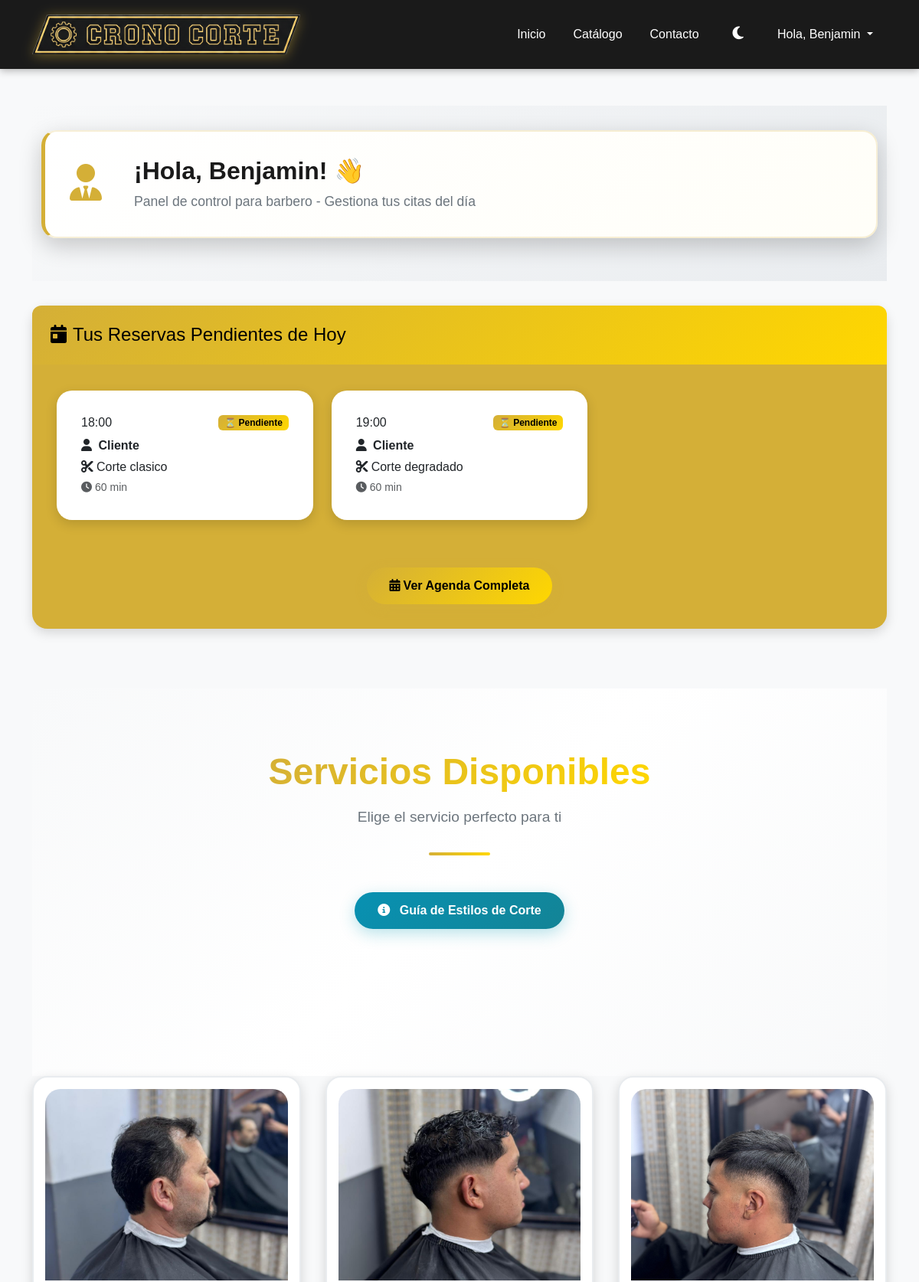
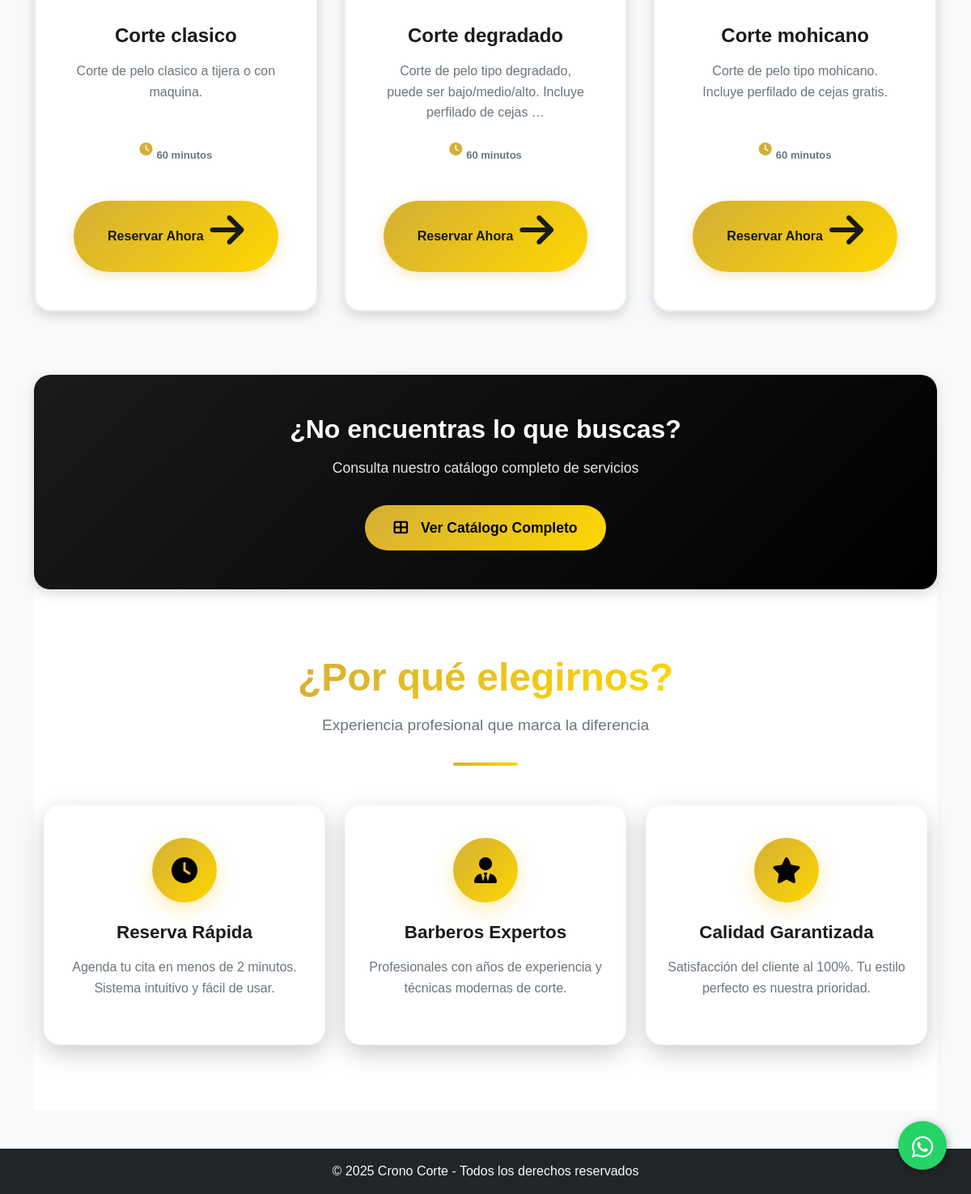
Screenshot of / (signed in) with the database file from the repository (2 pictures, top to bottom).
### agendabarber/models.py (models this page shows, shortened)
class Reserva(models.Model):
    cliente = models.ForeignKey(User, on_delete=models.CASCADE)
    barbero = models.ForeignKey(Barbero, on_delete=models.CASCADE)
    servicio = models.ForeignKey(Servicio, on_delete=models.CASCADE)
    inicio = models.DateTimeField(help_text="Hora de inicio de la reserva")
    fin = models.DateTimeField(null=True, blank=True)
    pagado = models.BooleanField(default=False)  # Changed: Now requires payment confirmation
    payment_method = models.CharField(max_length=50, default='mercadopago',
                                     help_text="Método de pago utilizado")
    estado = models.CharField(max_length=20, choices=ESTADO_CHOICES, default='Pendiente')  # Pendiente hasta que pase la hora
    objects = ReservaManager()  # Manager personalizado
    @property
    def esta_completada(self):
        from django.utils import timezone
        return self.fin and timezone.now() > self.fin

class Servicio(models.Model):
    nombre = models.CharField(max_length=100)
    descripcion = models.TextField(blank=True)
    precio = models.PositiveIntegerField()
    duracion_minutos = models.PositiveIntegerField(
        default=60,
        help_text="Duración del servicio en minutos"
    )
    imagen = models.ImageField(upload_to='servicios/', null=True, blank=True)

### agendabarber/views.py (the view)
# urls.py: path('', views.cargarInicio, name='inicio'),
def cargarInicio(request):
    servicios = Servicio.objects.all()[:3]
    context = {'servicios': servicios}
    if request.user.is_authenticated:
        hoy = date.today()
        try:
            barbero = Barbero.objects.get(usuario=request.user)
            reservas_hoy = Reserva.objects.filter(
                barbero=barbero,
                inicio__date=hoy
            ).select_related('cliente', 'servicio').order_by('inicio')
            context.update({
                'es_barbero': True,
                'reservas_hoy': reservas_hoy,
                'barbero': barbero
            })
        except Barbero.DoesNotExist:
            ahora = timezone.now()
            proximas_reservas = Reserva.objects.filter(
                cliente=request.user,
                inicio__gte=ahora,
                estado__in=['Pendiente', 'Confirmada']
            ).select_related('barbero', 'servicio').order_by('inicio')[:3]
            context.update({
                'es_cliente': True,
                'proximas_reservas': proximas_reservas
            })
    return render(request, 'inicio.html', context)

### agendabarber/templates/inicio.html (shortened to what this page needs)
{% extends 'base.html' %}
{% load static %}
{% block content %}
{% if not user.is_authenticated %}
<section class="hero-section">
    <div class="hero-image-bg">
        <img src="{% static 'agendabarber/img/hero-img.png' %}" alt="Barbería" class="hero-background-image">
    </div>
    <div class="hero-overlay-gradient"></div>
    <div class="container">
        <div class="row justify-content-center">
            <div class="col-12">
                <div class="hero-content animate-fade-in">
                    <h1 class="hero-title mb-4">
                        <span class="gradient-text">Crono Corte</span>
                    </h1>
                    <p class="hero-subtitle mb-5">
                        Transforma tu estilo con los mejores barberos profesionales.<br>
                        <strong>Reserva tu cita en segundos</strong>
                    </p>
                    <div class="hero-buttons">
                        <a href="{% url 'registro' %}" class="btn btn-hero-primary btn-lg">
                            <i class="fas fa-rocket me-2"></i>Comenzar Ahora
                        </a>
                        <a href="{% url 'login' %}" class="btn btn-hero-outline btn-lg">
                            <i class="fas fa-sign-in-alt me-2"></i>Iniciar Sesión
                        </a>
                    </div>
                </div>
            </div>
        </div>
    </div>
    <div class="hero-scroll-indicator">
        <i class="fas fa-chevron-down"></i>
    </div>
</section>
{% else %}
<div class="dashboard-welcome">
    <div class="container">
        <div class="row mb-4">
            <div class="col-12">
                <div class="welcome-card {% if user.is_superuser and not es_barbero %}admin-theme{% elif es_barbero %}barbero-theme{% else %}cliente-theme{% endif %}">
                    <div class="welcome-content">
                        <div class="welcome-icon">
                            <i class="fas {% if user.is_superuser and not es_barbero %}fa-crown{% elif es_barbero %}fa-user-tie{% else %}fa-user-circle{% endif %}"></i>
                        </div>
                        <div class="welcome-text">
                            <h2 class="welcome-title">
                                ¡Hola, {{ user.get_full_name|default:user.username }}! 👋
                            </h2>
                            <p class="welcome-subtitle">
                                {% if user.is_superuser and not es_barbero %}
                                    Panel de administración - Gestiona tu barbería y visualiza métricas
                                {% elif es_barbero %}
                                    Panel de control para barbero - Gestiona tus citas del día
                                {% else %}
                                    Tu espacio personal - Reserva y gestiona tus citas
                                {% endif %}
                            </p>
                        </div>
                    </div>
                </div>
            </div>
        </div>
    </div>
</div>
{% endif %}
{% if user.is_authenticated and es_barbero %}
<div class="row mb-5">
    <div class="col-12">
        <div class="card border-primary">
            <div class="card-header bg-primary text-white">
                <h4 class="mb-0">
                    <i class="fas fa-calendar-day me-2"></i>Tus Reservas Pendientes de Hoy
                </h4>
            </div>
            <div class="card-body">
                {% if reservas_hoy %}
                    <div class="row">
                        {% for reserva in reservas_hoy %}
                        <div class="col-md-6 col-lg-4 mb-3">
                            <div class="card border-warning">
                                <div class="card-body">
                                    <div class="d-flex justify-content-between align-items-start mb-2">
                                        <h6 class="card-title mb-0">{{ reserva.inicio|date:"H:i" }}</h6>
                                        {% if reserva.esta_completada %}
                                            <span class="badge bg-success">
                                                ✓ ${{ reserva.servicio.precio|floatformat:0 }}
                                            </span>
                                        {% else %}
                                            <span class="badge bg-warning">
                                                ⏳ Pendiente
                                            </span>
                                        {% endif %}
                                    </div>
                                    <p class="card-text mb-1">
                                        <i class="fas fa-user me-1"></i>
                                        <strong>{{ reserva.cliente.get_full_name|default:reserva.cliente.username }}</strong>
                                    </p>
                                    <p class="card-text mb-1">
                                        <i class="fas fa-cut me-1"></i>{{ reserva.servicio.nombre }}
                                    </p>
                                    <p class="card-text mb-0 text-muted small">
                                        <i class="fas fa-clock me-1"></i>{{ reserva.servicio.duracion_minutos }} min
                                    </p>
                                </div>
                            </div>
                        </div>
                        {% endfor %}
                    </div>
                    <div class="text-center mt-3">
                        <a href="{% url 'agenda_barbero' %}" class="btn btn-primary">
                            <i class="fas fa-calendar-alt me-1"></i>Ver Agenda Completa
                        </a>
                    </div>
                {% endif %}
            </div>
        </div>
    </div>
</div>
{% endif %}
{% if servicios %}
<section class="services-section">
    <div class="container">
        <div class="row mb-5">
            <div class="col-12 text-center">
                <div class="section-header">
                    <h2 class="section-title">
                        {% if user.is_authenticated %}
                            <span class="gradient-text">Servicios Disponibles</span>
                        {% else %}
                            <span class="gradient-text">Nuestros Servicios</span>
                        {% endif %}
                    </h2>
                    <p class="section-subtitle">
                        {% if not user.is_authenticated %}
                            Descubre nuestros servicios profesionales de barbería
                        {% else %}
                            Elige el servicio perfecto para ti
                        {% endif %}
                    </p>
                    <div class="section-divider"></div>
        <div class="row mt-5">
            <div class="col-12 text-center">
                <button type="button" class="btn btn-info-custom" data-bs-toggle="modal" data-bs-target="#infoModal">
                    <i class="fas fa-info-circle me-2"></i>
                    Guía de Estilos de Corte
                </button>
            </div>
        </div>
    </div>
</section>
        <div class="services-grid">
            {% for servicio in servicios %}
            <div class="service-card-wrapper" data-aos="fade-up" data-aos-delay="{{ forloop.counter0|add:100 }}">
                <div class="service-card">
                    <div class="service-image-container">
                        <img src="{{ servicio.imagen.url }}" class="service-image" alt="{{ servicio.nombre }}">
                    </div>
                    <div class="service-content">
                        <h3 class="service-title">{{ servicio.nombre }}</h3>
                        <p class="service-description">
                            {{ servicio.descripcion|truncatewords:12 }}
                        </p>
                        <div class="service-duration">
                            <i class="fas fa-clock"></i>
                            <span>{{ servicio.duracion_minutos }} minutos</span>
                        </div>
                    </div>
                    <div class="service-footer">
                        <a href="{% url 'crear_reserva' %}?servicio_id={{ servicio.id }}" class="btn-service-book">
                            <span>Reservar Ahora</span>
                            <i class="fas fa-arrow-right"></i>
                        </a>
                    </div>
                </div>
            </div>
            {% endfor %}
        </div>
        <div class="row mt-5">
            <div class="col-12 text-center">
                <div class="cta-section">
                    <h3 class="cta-title">¿No encuentras lo que buscas?</h3>
                    <p class="cta-subtitle">Consulta nuestro catálogo completo de servicios</p>
                    <a href="{% url 'catalogo' %}" class="btn btn-cta">
                        <i class="fas fa-th-large me-2"></i>Ver Catálogo Completo
                    </a>
                </div>
            </div>
        </div>
{% endif %}
<section class="features-section">
    <div class="container">
        <div class="row mb-5">
            <div class="col-12 text-center">
                <h2 class="section-title">
                    <span class="gradient-text">¿Por qué elegirnos?</span>
                </h2>
                <p class="section-subtitle">Experiencia profesional que marca la diferencia</p>
                <div class="section-divider"></div>
            </div>
        </div>
        <div class="row g-4">
            <div class="col-md-4" data-aos="fade-up" data-aos-delay="100">
                <div class="feature-card">
                    <div class="feature-icon">
                        <i class="fas fa-clock"></i>
                    </div>
                    <h4 class="feature-title">Reserva Rápida</h4>
                    <p class="feature-description">
                        Agenda tu cita en menos de 2 minutos. Sistema intuitivo y fácil de usar.
                    </p>
                </div>
            </div>
            <div class="col-md-4" data-aos="fade-up" data-aos-delay="200">
                <div class="feature-card">
                    <div class="feature-icon">
                        <i class="fas fa-user-tie"></i>
                    </div>
                    <h4 class="feature-title">Barberos Expertos</h4>
                    <p class="feature-description">
                        Profesionales con años de experiencia y técnicas modernas de corte.
                    </p>
                </div>
            </div>
            <div class="col-md-4" data-aos="fade-up" data-aos-delay="300">
                <div class="feature-card">
                    <div class="feature-icon">
                        <i class="fas fa-star"></i>
                    </div>
                    <h4 class="feature-title">Calidad Garantizada</h4>
                    <p class="feature-description">
                        Satisfacción del cliente al 100%. Tu estilo perfecto es nuestra prioridad.
                    </p>
                </div>
            </div>
        </div>
{% endblock %}

### agendabarber/templates/base.html (shortened to what this page needs)
{% load static %}
<!DOCTYPE html>
<html lang="es">
<head>
    <link href="https://cdn.jsdelivr.net/npm/bootstrap@5.3.3/dist/css/bootstrap.min.css" rel="stylesheet">
    <link rel="stylesheet" href="https://cdn.jsdelivr.net/npm/litepicker/dist/css/litepicker.css">
    <link href="https://unpkg.com/aos@2.3.1/dist/aos.css" rel="stylesheet">
    <link rel="stylesheet" href="https://cdnjs.cloudflare.com/ajax/libs/font-awesome/6.4.0/css/all.min.css">
    <link rel="stylesheet" href="{% static 'agendabarber/css/main.css' %}">
</head>
<body class="d-flex flex-column min-vh-100">
    <nav class="navbar navbar-expand-lg navbar-dark">
        <div class="container">
            <a class="navbar-brand" href="{% url 'inicio' %}">
                <img src="{% static 'agendabarber/img/logo-navbar.png' %}" alt="Crono Corte" class="navbar-logo">
            </a>
            <div class="collapse navbar-collapse" id="navbarNav">
                <ul class="navbar-nav ms-auto">
                    <li class="nav-item"><a class="nav-link" href="{% url 'inicio' %}">Inicio</a></li>
                    <li class="nav-item"><a class="nav-link" href="{% url 'catalogo' %}">Catálogo</a></li>
                    <li class="nav-item"><a class="nav-link" href="{% url 'contacto' %}">Contacto</a></li>
                    <li class="nav-item">
                        <button class="btn btn-link nav-link" id="darkModeToggle" aria-label="Alternar modo oscuro">
                            <i class="fas fa-moon" id="darkModeIcon"></i>
                        </button>
                    </li>
                    {% if user.is_authenticated %}
                        <li class="nav-item dropdown">
                            <a class="nav-link dropdown-toggle" href="#" id="navbarDropdown" role="button" data-bs-toggle="dropdown" aria-expanded="false">
                                Hola, {{ user.username }}
                            </a>
                        </li>
                    {% endif %}
                </ul>
                </div>
        </div>
    </nav>
    <main class="flex-fill {% if request.resolver_match.url_name == 'catalogo' %}catalog-main{% elif request.resolver_match.url_name == 'crear_reserva' %}reserva-main{% elif request.resolver_match.url_name == 'login' or request.resolver_match.url_name == 'registro' %}auth-main{% else %}container my-4 my-md-5{% endif %}">
        {% block content %}
        {% endblock %}
    </main>
    <a href="https://wa.me/56934135145?text=Hola,%20quiero%20información%20sobre%20sus%20servicios"
       target="_blank"
       class="whatsapp-float"
       aria-label="Contactar por WhatsApp">
        <i class="fab fa-whatsapp"></i>
    </a>
    <footer class="bg-dark text-light text-center py-3 mt-auto">
        <div class="container-fluid"> <p class="mb-0">© 2025 Crono Corte - Todos los derechos reservados</p>
        </div>
    </footer>
    </body>
</html>

### rows the page displays
Reserva: inicio "18:00", shows "⏳ Pendiente", cliente.get_full_name "Cliente", servicio.nombre "Corte clasico", servicio.duracion_minutos "60"
Reserva: inicio "19:00", shows "⏳ Pendiente", cliente.get_full_name "Cliente", servicio.nombre "Corte degradado", servicio.duracion_minutos "60"
Servicio: imagen (picture), nombre "Corte clasico", descripcion "Corte de pelo clasico a tijera o con maquina.", duracion_minutos "60"
Servicio: imagen (picture), nombre "Corte degradado", descripcion "Corte de pelo tipo degradado, puede ser bajo/medio/alto. Incluye perfilado de cejas …", duracion_minutos "60"
Servicio: imagen (picture), nombre "Corte mohicano", descripcion "Corte de pelo tipo mohicano. Incluye perfilado de cejas gratis.", duracion_minutos "60"

### other values shown
{{ user.username }} "Benjamin"
{{ user.get_full_name|default:user.username }} "Benjamin"
